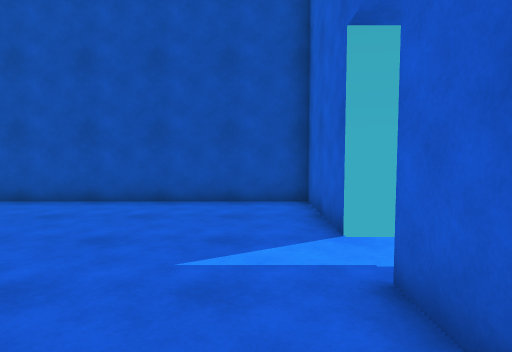
view 1 (above)

12 first-person views from a walk through a 3-D level made in the Unity game engine. The camera is 1.4 m above the floor, tilts 4° down and sees 75° across. The floor is counted in squares, 1 m on a side. Each view is taken from the middle of a square. On the plan, view 1 faces up. The plan holds only what a view shows up to about 15 squares ahead; the rest is blank. The player is left out. Surface patterns are stand-ins for the level's own textures.

view 2
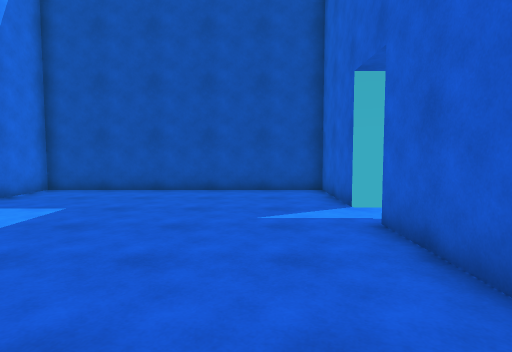

view 3
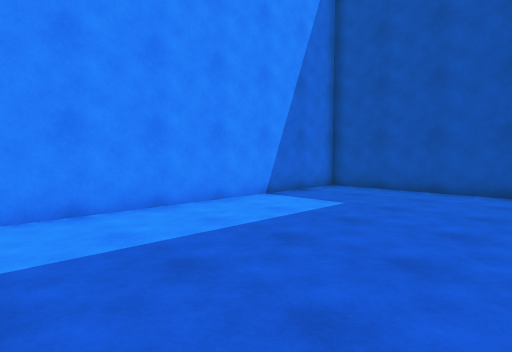

view 4
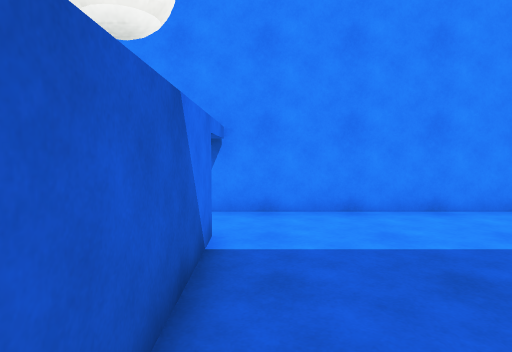

view 5
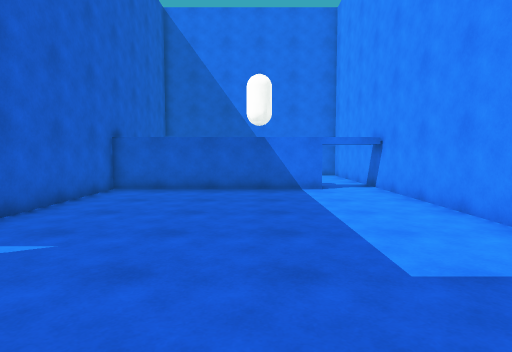

view 6
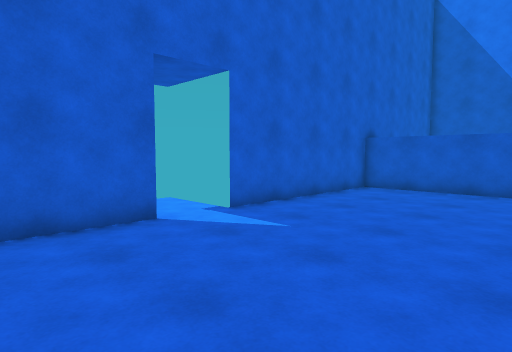

view 7
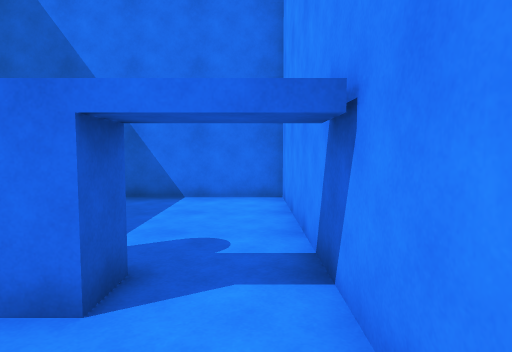

view 8
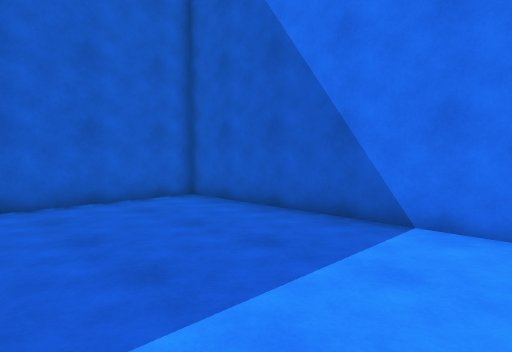

view 9
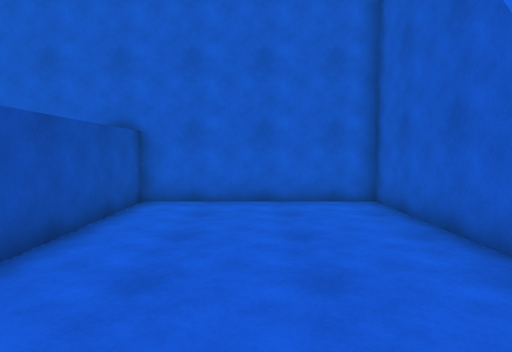

view 10
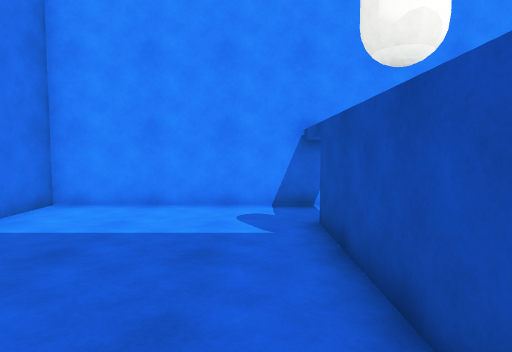

view 11
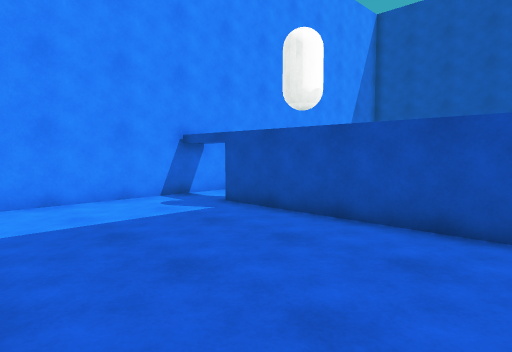

view 12
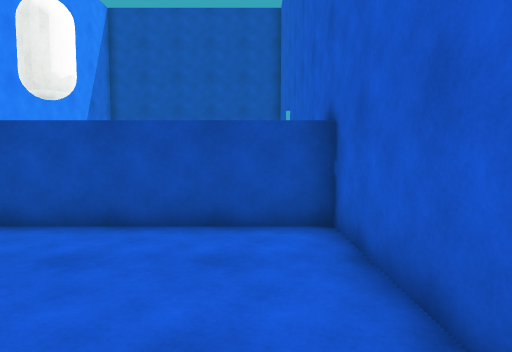

### Floor plan
Ten units are one square. View 1 is at (0, 0); x grows to the right and y downward. Boxes are objects, and circles mark ways between rooms. Rooms are numbered by the first view taken in them; rooms with no view inside come last. Other rooms are left out.
<svg viewBox="-93 -100 113 219">
<path fill="none" stroke="#000" d="M15 -54 15 -95 -88 -95 -88 34M-65 37 15 37 15 -35M-88 34 -88 114 15 114 15 47 -65 47 -65 37"/>
<circle cx="-75" cy="45" r="3" fill="#2a7"/>
<text x="-30" y="-30">1</text>
<text x="-40" y="80">2</text>
</svg>
Room 1 opens to room 2.

Where each view was taken, in squares from view 1:
view 1: 0 up, 0 right, facing up
view 2: 3 down, 1 left, facing up
view 3: 3 down, 1 left, facing up-left
view 4: 3 down, 1 left, facing left
view 5: 9 up, 4 left, facing down
view 6: 9 up, 5 left, facing down-right
view 7: 1 down, 8 left, facing down
view 8: 5 down, 8 left, facing down-right
view 9: 8 down, 8 left, facing right
view 10: 6 down, 0 right, facing left
view 11: 11 down, 1 right, facing up-left
view 12: 11 down, 0 right, facing up
